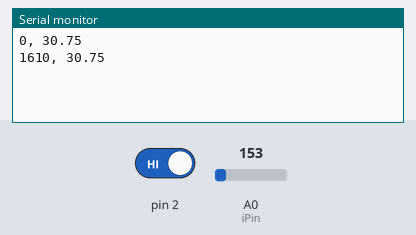
Simulated run of this sketch. Board: Arduino Uno, built with avr-gcc and run on an emulated ATmega328P. On the bench: the last lines printed to the serial monitor. The inputs (shaded band) are chosen by the test bench; at power-on: A0 (iPin) = 153, pin 2 HIGH.

Above: at 2.4 s.
2.5 s: A0 (iPin) set to 165
At 4.4 s:
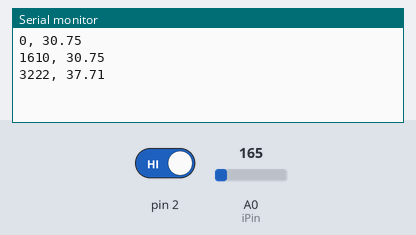
4.7 s: pin 2 driven LOW
At 4.82 s:
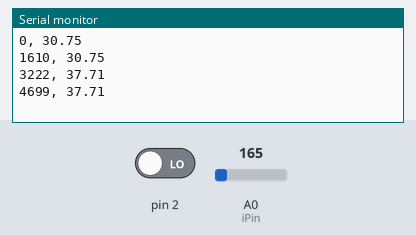
6.9 s: A0 (iPin) set to 175
At 9.4 s:
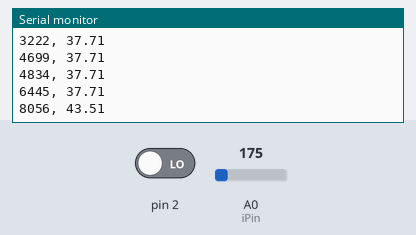
Timing chart, 0 to 10.9 s (numbered marks = the images above; inputs shaded):
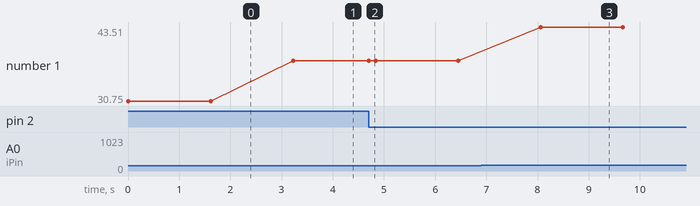

The sketch:

Mod2-Temp.ino
```cpp
/*
Project 2 - Temperature Sensor with Interrupts
Alex Shah
2/18/24
*/

//using a tmp36gz on pin a0
int iPin = A0;

volatile float temperatureF = 0;
volatile bool newReadingAvailable = false;

void setup() {
  Serial.begin(9600);
  //use AREF port to enhance precision
  analogReference(EXTERNAL);
  attachInterrupt(digitalPinToInterrupt(2), readTemperature, FALLING);
  cli(); //suspend interrupts
  //clear timers
  TCCR1A = 0;
  TCCR1B = 0;
  //set cs12, cs10 bits for prescalar 1024
  TCCR1B |= B00000101;
  //use compare match by setting OCIE1A to 1
  TIMSK1 |= B00000010;
  //set compare register A ~ 10 sec
  OCR1A = 156250;
  //Reset Timer 1 value to 0
  TCNT1 = 0;
  sei(); //resume interrupts
}

void loop() {
  if (newReadingAvailable) {
    Serial.print(millis());
    Serial.print(", ");
    Serial.println(temperatureF);
    newReadingAvailable = false;
  }
}

void readTemperature() {
  int sensorValue = analogRead(iPin);
  //external reference voltage and resolution
  float fRef = 3.3;
  float fRes = 1024.0;
  // celsuis = (sensor value * (voltage in mw / resolution) - offset) * 100
  float fVolt = sensorValue * (fRef / fRes);
  float fTempC = (fVolt - 0.5) * 100;
  temperatureF = (fTempC * 9 / 5) + 32;
  newReadingAvailable = true;
}

ISR(TIMER1_COMPA_vect) {
  TCNT1  = 0;
  readTemperature();
}
```

Measured:
- after the input at 2.5 s, the serial monitor: prints a new line after 0.72 s (image 1)
- after the input at 4.7 s, the serial monitor: prints a new line at once (image 2)
- after the input at 6.9 s, the serial monitor: prints a new line after 1.2 s (image 3)
- plotted number 1: 30.75 → 37.71 after the input at 2.5 s, 37.71 → 43.51 after the input at 6.9 s
